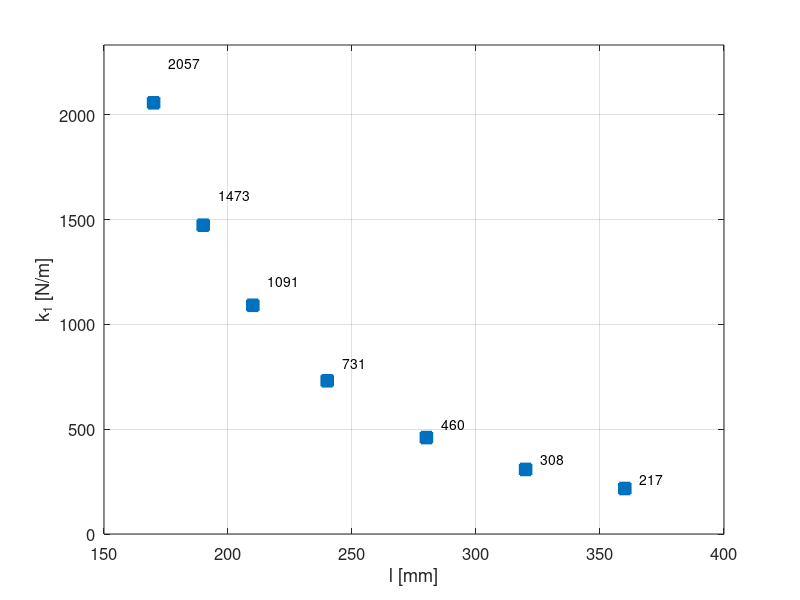
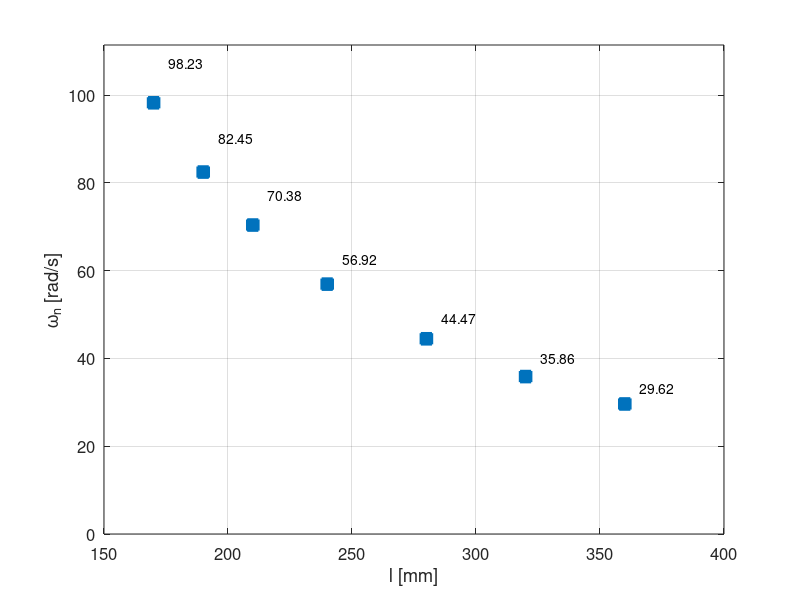

MATLAB code for these plots, in order:
%% ===============================
%  DADOS COMUNS – TEÓRICO
%% ===============================
l = [170 190 210 240 280 320 360]; % Comprimentos (mm)

% Azul padrão MATLAB (teórico)
blue_print = [0 0.4470 0.7410];

%% ===============================
%  GRÁFICO 1 – RIGIDEZ × COMPRIMENTO (TEÓRICO)
%% ===============================
k1 = [2057 1473 1091 731 460 308 217]; % Rigidez teórica (N/m)

figure;
plot(l, k1, 's', ...
    'LineWidth', 1.8, ...
    'MarkerSize', 8, ...
    'MarkerFaceColor', blue_print, ...
    'MarkerEdgeColor', blue_print);

xlabel('l [mm]', 'FontSize', 12);
ylabel('k_1 [N/m]', 'FontSize', 12);
title('', 'FontSize', 14);

grid on;
set(gca, 'FontSize', 12);
hold on;

% Offset e limite correto do eixo Y
offset = 0.08 * k1;
ylim([0 max(k1 + offset) * 1.05]);

dx = 6;  % deslocamento horizontal do texto (mm)

for i = 1:length(l)
    text(l(i) + dx, k1(i) + offset(i), sprintf('%.0f', k1(i)), ...
        'HorizontalAlignment', 'left', ...
        'VerticalAlignment', 'bottom', ...
        'FontSize', 10, ...
        'Color', 'k');
end

% Tamanho fixo (padrão TCC)
set(gcf, 'Units', 'centimeters');
set(gcf, 'Position', [5 5 16 12]);

% Salvamento em alta resolução
exportgraphics(gcf, 'Figura_23a.png', 'Resolution', 600);

%% ===============================
%  GRÁFICO 2 – FREQUÊNCIA × COMPRIMENTO (TEÓRICO)
%% ===============================
wn = [98.23 82.45 70.38 56.92 44.47 35.86 29.62]; % Frequência natural teórica (rad/s)

figure;
plot(l, wn, 's', ...
    'LineWidth', 1.8, ...
    'MarkerSize', 8, ...
    'MarkerFaceColor', blue_print, ...
    'MarkerEdgeColor', blue_print);

xlabel('l [mm]', 'FontSize', 12);
ylabel('\omega_n [rad/s]', 'FontSize', 12);
title('', 'FontSize', 14);

grid on;
set(gca, 'FontSize', 12);
hold on;

% Offset e limite correto do eixo Y
offset = 0.08 * wn;
ylim([0 max(wn + offset) * 1.05]);

dx = 6;  % deslocamento horizontal do texto

for i = 1:length(l)
    text(l(i) + dx, wn(i) + offset(i), sprintf('%.2f', wn(i)), ...
        'HorizontalAlignment', 'left', ...
        'VerticalAlignment', 'bottom', ...
        'FontSize', 10, ...
        'Color', 'k');
end

% Tamanho fixo
set(gcf, 'Units', 'centimeters');
set(gcf, 'Position', [5 5 16 12]);

% Salvamento em alta resolução
exportgraphics(gcf, 'Figura_23b.png', 'Resolution', 600);
